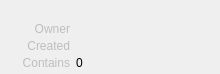
<?xml version="1.0" encoding="UTF-8"?>
<ui version="4.0">
 <class>Form</class>
 <widget class="QWidget" name="Form">
  <property name="geometry">
   <rect>
    <x>0</x>
    <y>0</y>
    <width>220</width>
    <height>74</height>
   </rect>
  </property>
  <property name="minimumSize">
   <size>
    <width>220</width>
    <height>0</height>
   </size>
  </property>
  <property name="maximumSize">
   <size>
    <width>16777215</width>
    <height>16777215</height>
   </size>
  </property>
  <property name="windowTitle">
   <string>Form</string>
  </property>
  <property name="styleSheet">
   <string notr="true"/>
  </property>
  <layout class="QVBoxLayout" name="verticalLayout">
   <property name="spacing">
    <number>3</number>
   </property>
   <property name="leftMargin">
    <number>5</number>
   </property>
   <property name="topMargin">
    <number>5</number>
   </property>
   <property name="rightMargin">
    <number>5</number>
   </property>
   <property name="bottomMargin">
    <number>0</number>
   </property>
   <item>
    <layout class="QHBoxLayout" name="horizontalLayout_4">
     <property name="topMargin">
      <number>0</number>
     </property>
     <item>
      <widget class="QLabel" name="label_4">
       <property name="minimumSize">
        <size>
         <width>13</width>
         <height>13</height>
        </size>
       </property>
       <property name="maximumSize">
        <size>
         <width>13</width>
         <height>13</height>
        </size>
       </property>
       <property name="text">
        <string/>
       </property>
       <property name="pixmap">
        <pixmap>../images/pose.png</pixmap>
       </property>
       <property name="scaledContents">
        <bool>true</bool>
       </property>
      </widget>
     </item>
     <item>
      <widget class="QLabel" name="name">
       <property name="font">
        <font>
         <pointsize>9</pointsize>
         <weight>75</weight>
         <bold>true</bold>
        </font>
       </property>
       <property name="text">
        <string/>
       </property>
      </widget>
     </item>
    </layout>
   </item>
   <item>
    <layout class="QHBoxLayout" name="horizontalLayout_9">
     <property name="spacing">
      <number>6</number>
     </property>
     <property name="topMargin">
      <number>0</number>
     </property>
     <item>
      <widget class="QLabel" name="label_13">
       <property name="enabled">
        <bool>false</bool>
       </property>
       <property name="sizePolicy">
        <sizepolicy hsizetype="Fixed" vsizetype="Expanding">
         <horstretch>0</horstretch>
         <verstretch>0</verstretch>
        </sizepolicy>
       </property>
       <property name="minimumSize">
        <size>
         <width>65</width>
         <height>0</height>
        </size>
       </property>
       <property name="maximumSize">
        <size>
         <width>65</width>
         <height>500</height>
        </size>
       </property>
       <property name="text">
        <string>Owner</string>
       </property>
       <property name="alignment">
        <set>Qt::AlignRight|Qt::AlignTop|Qt::AlignTrailing</set>
       </property>
      </widget>
     </item>
     <item>
      <widget class="QLabel" name="owner">
       <property name="enabled">
        <bool>true</bool>
       </property>
       <property name="sizePolicy">
        <sizepolicy hsizetype="Expanding" vsizetype="Expanding">
         <horstretch>0</horstretch>
         <verstretch>0</verstretch>
        </sizepolicy>
       </property>
       <property name="minimumSize">
        <size>
         <width>0</width>
         <height>0</height>
        </size>
       </property>
       <property name="maximumSize">
        <size>
         <width>16777215</width>
         <height>16777215</height>
        </size>
       </property>
       <property name="styleSheet">
        <string notr="true"/>
       </property>
       <property name="text">
        <string/>
       </property>
       <property name="alignment">
        <set>Qt::AlignLeading|Qt::AlignLeft|Qt::AlignTop</set>
       </property>
       <property name="wordWrap">
        <bool>true</bool>
       </property>
      </widget>
     </item>
    </layout>
   </item>
   <item>
    <layout class="QHBoxLayout" name="horizontalLayout_11">
     <property name="spacing">
      <number>6</number>
     </property>
     <property name="topMargin">
      <number>0</number>
     </property>
     <item>
      <widget class="QLabel" name="label_14">
       <property name="enabled">
        <bool>false</bool>
       </property>
       <property name="sizePolicy">
        <sizepolicy hsizetype="Fixed" vsizetype="Expanding">
         <horstretch>0</horstretch>
         <verstretch>0</verstretch>
        </sizepolicy>
       </property>
       <property name="minimumSize">
        <size>
         <width>65</width>
         <height>0</height>
        </size>
       </property>
       <property name="maximumSize">
        <size>
         <width>65</width>
         <height>500</height>
        </size>
       </property>
       <property name="text">
        <string>Created</string>
       </property>
       <property name="alignment">
        <set>Qt::AlignRight|Qt::AlignTop|Qt::AlignTrailing</set>
       </property>
      </widget>
     </item>
     <item>
      <widget class="QLabel" name="created">
       <property name="enabled">
        <bool>true</bool>
       </property>
       <property name="sizePolicy">
        <sizepolicy hsizetype="Expanding" vsizetype="Expanding">
         <horstretch>0</horstretch>
         <verstretch>0</verstretch>
        </sizepolicy>
       </property>
       <property name="minimumSize">
        <size>
         <width>0</width>
         <height>0</height>
        </size>
       </property>
       <property name="maximumSize">
        <size>
         <width>16777215</width>
         <height>16777215</height>
        </size>
       </property>
       <property name="styleSheet">
        <string notr="true"/>
       </property>
       <property name="text">
        <string/>
       </property>
       <property name="alignment">
        <set>Qt::AlignLeading|Qt::AlignLeft|Qt::AlignTop</set>
       </property>
       <property name="wordWrap">
        <bool>true</bool>
       </property>
      </widget>
     </item>
    </layout>
   </item>
   <item>
    <layout class="QHBoxLayout" name="horizontalLayout_32">
     <property name="spacing">
      <number>6</number>
     </property>
     <property name="topMargin">
      <number>0</number>
     </property>
     <item>
      <widget class="QLabel" name="scene_dur_end_label_3">
       <property name="enabled">
        <bool>false</bool>
       </property>
       <property name="minimumSize">
        <size>
         <width>65</width>
         <height>0</height>
        </size>
       </property>
       <property name="maximumSize">
        <size>
         <width>60</width>
         <height>16777215</height>
        </size>
       </property>
       <property name="text">
        <string>Contains</string>
       </property>
       <property name="alignment">
        <set>Qt::AlignRight|Qt::AlignTop|Qt::AlignTrailing</set>
       </property>
      </widget>
     </item>
     <item>
      <widget class="QLabel" name="contains">
       <property name="enabled">
        <bool>true</bool>
       </property>
       <property name="text">
        <string>0</string>
       </property>
       <property name="alignment">
        <set>Qt::AlignLeading|Qt::AlignLeft|Qt::AlignTop</set>
       </property>
      </widget>
     </item>
    </layout>
   </item>
   <item>
    <spacer name="verticalSpacer">
     <property name="orientation">
      <enum>Qt::Vertical</enum>
     </property>
     <property name="sizeHint" stdset="0">
      <size>
       <width>0</width>
       <height>2000</height>
      </size>
     </property>
    </spacer>
   </item>
  </layout>
  <zorder>verticalSpacer</zorder>
  <zorder></zorder>
  <zorder></zorder>
 </widget>
 <resources/>
 <connections/>
 <slots>
  <slot>apply()</slot>
  <slot>edit()</slot>
  <slot>showControls()</slot>
 </slots>
</ui>
